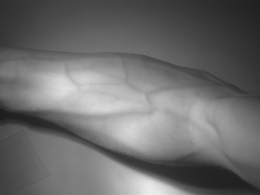
%> input picture Susana/MATLAB/jeppa.png, 260 x 195 px, shrunk from 1288 x 964 before the run
$ octave Filter.m   (GNU Octave 9; MATLAB toolbox functions it lacks are replaced by stand-ins)
%> lines starting %> are read from the running program, lines starting %| are printed output that depends on the picture; in (x1, y1, x2, y2) boxes, pixels count from 0 and x2, y2 are one past the last pixel; in counts of white or black regions, pixels touching at a corner belong together; the program's own positions count from 1
### Susana/MATLAB/butterworth.m
%Butterworth filter:
function BW = butterworth (immatris)

micro = double(immatris);
u = micro;
[nx ny] = size(micro);
fftu = fft2(u,2*nx-1,2*ny-1);
fftu = fftshift(fftu);

% Initialize filter.
filter1 = ones(2*nx-1,2*ny-1);
filter2 = ones(2*nx-1,2*ny-1);
filter3 = ones(2*nx-1,2*ny-1);
n = 4;
for i = 1:2*nx-1
    for j =1:2*ny-1
        dist = ((i-(nx+1))^2 + (j-(ny+1))^2)^.5;

        % Use Butterworth filter.
        filter1(i,j)= 1/(1 + (dist/120)^(2*n));
        filter2(i,j) = 1/(1 + (dist/30)^(2*n));
        filter3(i,j)= 1.0 - filter2(i,j);
        filter3(i,j) = filter1(i,j).*filter3(i,j);
    end

end

% Update image with passed frequencies.

fil_micro1 = fftu + filter3.*fftu;
fil_micro2 = ifftshift(fil_micro1);
fil_micro3 = ifft2(fil_micro2,2*nx-1,2*ny-1);
fil_micro4 = real(fil_micro3(1:nx,1:ny));
fil_micro = uint8(fil_micro4);
BW= fil_micro;

### Susana/MATLAB/Filter.m

figure(1)
title('Butterworth/Gaussian Bandpass filter')
subplot(2,2,1)
imshow('jeppa.png');
xlabel('original');

%Butterworth filter:
micro = imread('jeppa.png'); %Matris
%> micro is the input picture: size 195x260 uint8; min 29, max 238, mean 108.1
fil_micro = butterworth(micro);
subplot(2,2,2)
imshow(fil_micro,[])
xlabel('Butterworth bandpass filter')

% Gaussian Bandpass Filter

microG= imread('jeppa.png');
microG = double(microG);
[nx ny] = size(microG);
%> nx = 195; ny = 260
u = microG;
microG = uint8(u);
imwrite(microG,'jeppa.png');
fftu = fft2(u,2*nx-1,2*ny-1);
fftu = fftshift(fftu);
% Initialize filter.

filter1 = ones(2*nx-1,2*ny-1);
filter2 = ones(2*nx-1,2*ny-1);
filter3 = ones(2*nx-1,2*ny-1);
  n = 4;
for i = 1:2*nx-1
    for j =1:2*ny-1
        dist = ((i-(nx+1))^2 + (j-(ny+1))^2)^.5;
        % Use Gaussian filter.
        filter1(i,j) = exp(-dist^2/(2*120^2));
        filter2(i,j) = exp(-dist^2/(2*30^2));
        filter3(i,j) = 1.0 - filter2(i,j);
        filter3(i,j) = filter1(i,j).*filter3(i,j);
    end
end

% Update image with passed frequencies

fil_microG = fftu + filter3.*fftu;
fil_microG = ifftshift(fil_microG);
fil_microG = ifft2(fil_microG,2*nx-1,2*ny-1);
fil_microG = real(fil_microG(1:nx,1:ny));
fil_microG = uint8(fil_microG);
%> fil_microG: size 195x260 uint8
subplot(2,2,4)
imshow(fil_microG,[])
xlabel('Gaussian Bandpassfilter')


%Low pass filter

Im1= imread('jeppacut.png');
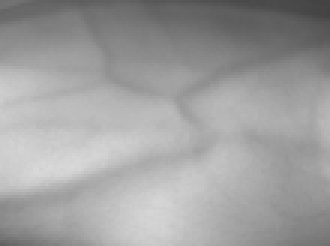
%> input picture Susana/MATLAB/jeppacut.png, 110 x 82 px, shrunk from 543 x 406 before the run (shown 3 times larger)
%> Im1 is the input picture: size 82x110x3 uint8; min 66, max 217, mean 158.9
Im = double(rgb2gray(Im1));
aver = [1 2 1; 2 4 2; 1 2 1]/16;
Imaver = conv2(Im, aver);
Image= uint8(Imaver);
subplot(2,2,3)
imshow(Image)
xlabel('Low pass filter')

% Low pass filter + Butterworth -->BRA!! NO HIGH PASS FILTER BAD!

figure(2)
picture = butterworth(Imaver);
%> after the loop in butterworth (call 2), `for i = 1:2*nx-1`:
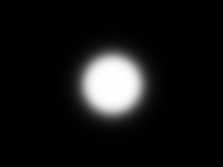
%> filter2: size 167x223 double; min 4.45e-06, max 1, mean 0.0843
%> after the loop in butterworth (call 2), `for i = 1:2*nx-1`:
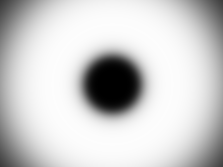
%> filter3: size 167x223 double; min 0, max 0.992, mean 0.805
imshow(picture)
% [17 lines of commented-out code are left out]
Imad = picture;
%Imad1 = rgb2gray(Imad);
Jmad= imadjust(Imad);
figure(6)
imshow(Jmad)

smoothie = imgaussfilt(Jmad,2); %Imadjust + smoothie
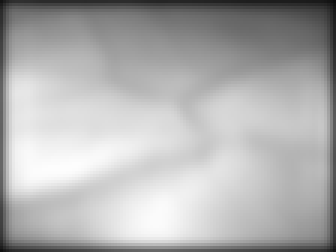
%> smoothie: size 84x112 uint8 (shown 3 times larger); min 10, max 253, mean 175.6
figure(7)
imshow(smoothie);

%Binary --> DOES NOT WORK WELL

level = graythresh(smoothie);
%> level = 0.62
BW = imbinarize(smoothie, 0.7);
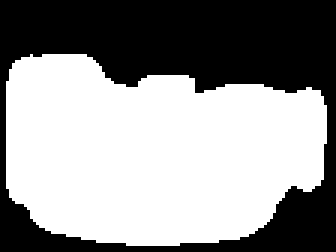
%> BW: size 84x112 logical (shown 3 times larger); 57.5% white; 1 black region, box (x1, y1, x2, y2) and area: (0, 0, 112, 84) 4003

figure(8)
imshow(BW)
figure(9)
imshow(smoothie)

figure(10)
jeppacut= imread('jeppacut.png');
jc = rgb2gray(jeppacut);
A = adapthisteq(jc,'ClipLimit',0.015);
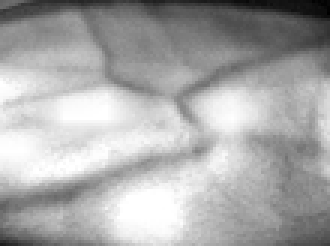
%> A: size 82x110 uint8 (shown 3 times larger); min 0, max 255, mean 169.2
imshow(A)
%% BÄSTA HITTILLS -> SUSANA
level = graythresh(A);
%> level = 0.655
BA = imbinarize(A, 0.51);
%> BA: size 82x110 logical; 77.7% white; 14 black regions (11 under 20 px), largest, box (x1, y1, x2, y2) and area: (0, 0, 110, 31) 1500, (0, 61, 32, 82) 237, (84, 69, 110, 82) 206
BAN = 1  - BA;
figure(11)
imshow(BAN)

figure(13)
median = medfilt2(BA);
%> median: size 82x110 logical; 78.1% white; 6 black regions (3 under 20 px), largest, box (x1, y1, x2, y2) and area: (0, 0, 110, 30) 1499, (0, 62, 32, 82) 239, (84, 69, 110, 82) 207
imshow(median)

figure(12)
imshow(median, [0 0 0; 1 0 0])

figure(14)
SE = [1 1 1 1 ; 1 1 1 1; 1 1 1 1];
IM2 = imerode(BAN,SE); %Kan ej beräknas storleken på den bilden pga att den tar bort lite av venerna
%> IM2: size 82x110 double; values 0 (black) and 1 (white), 16.5% white; 8 white regions (4 under 20 px), largest, box (x1, y1, x2, y2) and area: (0, 0, 110, 23) 1225, (88, 71, 110, 82) 149, (0, 76, 25, 82) 68, (0, 67, 9, 73) 23
imshow(IM2)

%figure(15)
%imshow(IM3,[0 0 0; 1 0 0])    %%VARFÖR FUNKAR INTE??

%%
%Remove noise
figure(16)
subplot(2,2,1);
imshow(median);

%Fill any holes
fill = imfill(median, 'holes');
%> fill: size 82x110 logical; 78.4% white; 3 black regions, box (x1, y1, x2, y2) and area: (0, 0, 110, 29) 1498, (0, 62, 32, 82) 239, (84, 69, 110, 82) 207
figure(16)
subplot(2,2,2);
imshow(fill)


%Remove blobs that are smaller than X pixels across

se = strel('disk', 10);
open = imopen(fill, se);
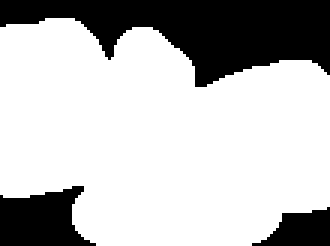
%> open: size 82x110 logical (shown 3 times larger); 73.3% white; 3 black regions, box (x1, y1, x2, y2) and area: (0, 0, 110, 29) 1739, (0, 62, 32, 82) 451, (84, 69, 110, 82) 216
subplot(2,2,3);
imshow(open);

subplot (2,2,4);
imshow(A)

%Measure Object Diameter

diameter = regionprops(open,'MajorAxisLength');
%> diameter = 1 region; MajorAxisLength: 123.8

figure(17)
imshow(open)
d= imdistline;
